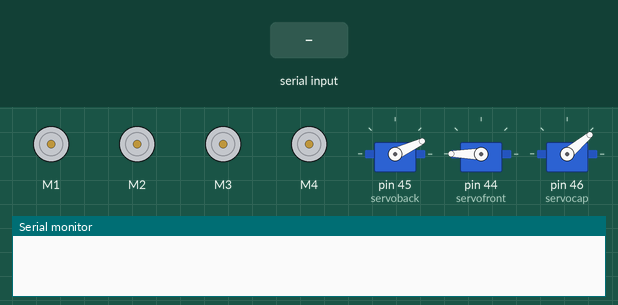
The sketch below on a simulated Arduino Mega 2560, built with avr-gcc and run on an emulated ATmega2560. Shown: 4 × DC motor (green arrow = forward, orange = backward, longer = faster), 3 × servo, the last lines printed to the serial monitor. Inputs (shaded band) come from the test bench.

Above: at 1.2 s.
1.3 s: byte 116 ('t') received over Serial
At 2.4 s:
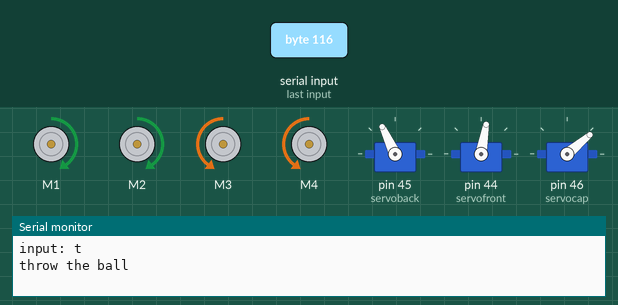
3.5 s: "s" received over Serial
At 4.7 s:
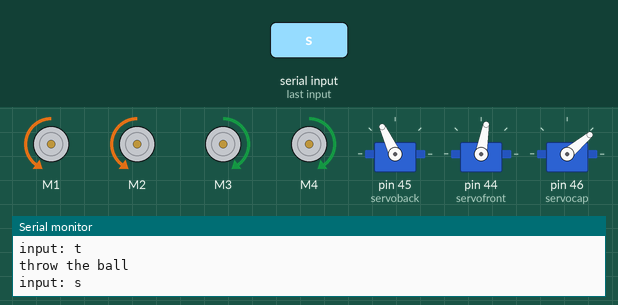
5.0 s: byte 104 ('h') received over Serial
At 5.9 s:
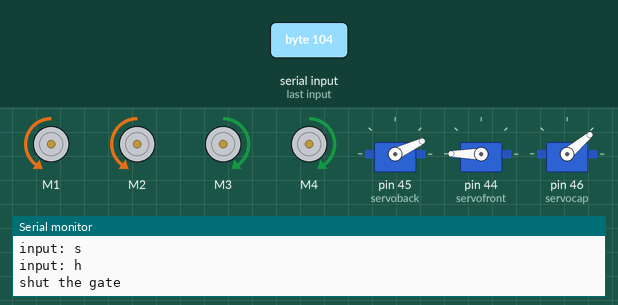
6.6 s: byte 107 ('k') received over Serial
At 7.1 s:
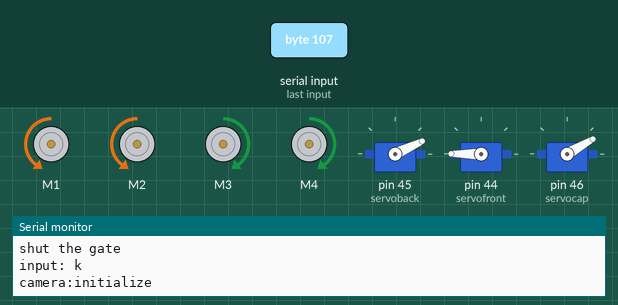
8.1 s: "w" received over Serial
At 9.3 s:
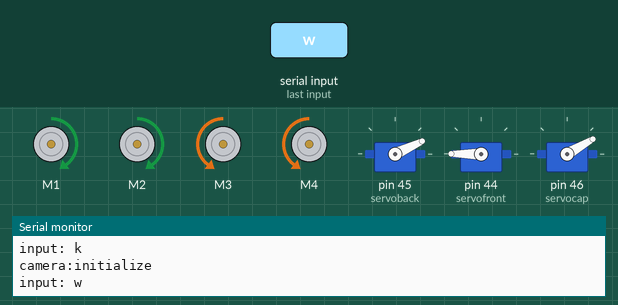
9.6 s: byte 105 ('i') received over Serial
At 10.6 s:
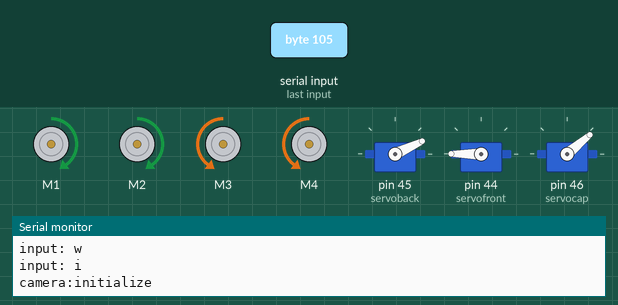
Timing chart, 0 to 12.1 s (numbered marks = the images above; inputs shaded):
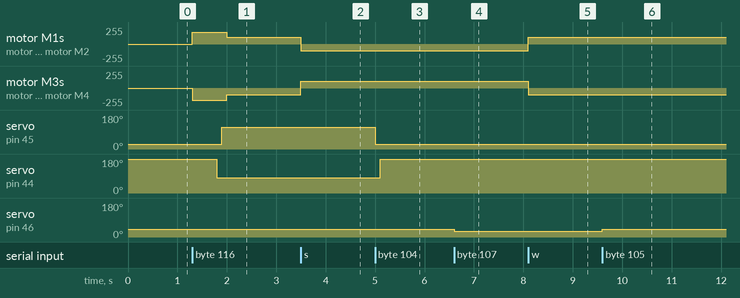

Measured:
- after the input at 1.3 s, motor M1, motor M2: stopped → forward 180/255 at once, → forward 100/255 0.70 s later; motor M3, motor M4: stopped → backward 180/255 at once, → backward 100/255 0.70 s later; servo on pin 45 (servoback): 25° → 115° after 0.60 s; servo on pin 44 (servofront): 180° → 80° after 0.50 s
- after the input at 3.5 s, motor M1, motor M2: forward 100/255 → backward 100/255 at once; motor M3, motor M4: backward 100/255 → forward 100/255 at once
- after the input at 5.0 s, servo on pin 45 (servoback): 115° → 25° at once; servo on pin 44 (servofront): 80° → 180° after 0.10 s
- after the input at 6.6 s, servo on pin 46 (servocap): 40° → 30° at once
- after the input at 8.1 s, motor M1, motor M2: backward 100/255 → forward 100/255 at once; motor M3, motor M4: forward 100/255 → backward 100/255 at once
- after the input at 9.6 s, servo on pin 46 (servocap): 30° → 40° at once

The sketch:

WholeControl.ino
```cpp
#include <AFMotor.h>
#include <Servo.h>

AF_DCMotor FrontRight(1); // 右前轮电机
AF_DCMotor BackRight(2); // 右后轮电机
AF_DCMotor BackLeft(3); // 左后轮电机
AF_DCMotor FrontLeft(4); // 左前轮电机
Servo servoback;//创建舵机对象
Servo servofront;
Servo servocap;
int servoangle = 40;

void setup() {
  FrontRight.setSpeed(150);
  BackRight.setSpeed(150);
  BackLeft.setSpeed(150);
  FrontLeft.setSpeed(150);
  Serial.begin(115200);
  servoback.attach(45, 500, 2500);
  servofront.attach(44, 500, 2500);
  servocap.attach(46, 500, 2500);
  servocap.write(40);
  servoback.write(25);//shut the back
  servofront.write(180); //shut the front

}

void loop() {
  if (Serial.available()) {

    char input = Serial.read();
    Serial.print("input: ");
    Serial.println(input);
    switch (input) {
      case 'w':
        FrontRight.run(FORWARD);
        BackRight.run(FORWARD);
        BackLeft.run(BACKWARD);
        FrontLeft.run(BACKWARD);
        break;
      case 'f':
        FrontRight.run(FORWARD);
        BackRight.run(FORWARD);
        BackLeft.run(BACKWARD);
        FrontLeft.run(BACKWARD);
        break;
      case 's':
        FrontRight.run(BACKWARD);
        BackRight.run(BACKWARD);
        BackLeft.run(FORWARD);
        FrontLeft.run(FORWARD);
        break;
      case 'b': // 后退两秒
        FrontRight.run(BACKWARD);
        BackRight.run(BACKWARD);
        BackLeft.run(FORWARD);
        FrontLeft.run(FORWARD);
        break;
      case 'a': // 左转
        FrontRight.setSpeed(200);
        BackRight.setSpeed(200);
        BackLeft.setSpeed(255);
        FrontLeft.setSpeed(255);
        FrontRight.run(BACKWARD);
        BackRight.run(BACKWARD);
        BackLeft.run(BACKWARD);
        FrontLeft.run(BACKWARD);
        break;
      case 'd': // 右转
        FrontRight.setSpeed(255);
        BackRight.setSpeed(255);
        BackLeft.setSpeed(200);
        FrontLeft.setSpeed(200);
        FrontRight.run(FORWARD);
        BackRight.run(FORWARD);
        BackLeft.run(FORWARD);
        FrontLeft.run(FORWARD);
        break;
      case 'z': // 左转90°
        FrontRight.run(BACKWARD);
        BackRight.run(BACKWARD);
        BackLeft.run(BACKWARD);
        FrontLeft.run(BACKWARD);
        break;
      case 'x': // 右转90°
        FrontRight.run(FORWARD);
        BackRight.run(FORWARD);
        BackLeft.run(FORWARD);
        FrontLeft.run(FORWARD);
        break;
      case 'p': // 停止
        FrontRight.run(RELEASE);
        BackRight.run(RELEASE);
        BackLeft.run(RELEASE);
        FrontLeft.run(RELEASE);
        break;
      case 'o':
        Serial.println("Open the gate");
        servofront.write(80); //open the front
        delay(100);
        servoback.write(115); //open the back
        delay(5);
        break;
      case 'h':
        Serial.println("shut the gate");
        servoback.write(25);//shut the back
        delay(100);
        servofront.write(180); //shut the front
        delay(5);
        break;
      case 'i': //initialize the camera
        servoangle = 40;
        servocap.write(servoangle);
        Serial.println("camera:initialize");
        break;
      case 'k': //camera settings in find the dog
        servoangle = 30;
        servocap.write(servoangle);
        Serial.println("camera:initialize");
        break;
      case 'c':
          Serial.println("turn the camera");//camera down
          // servocap.write(30);
          if (servoangle > 0){
            servocap.write(servoangle);
            servoangle -= 10;
          }
        break;
      case 't':
        Serial.println("throw the ball");
        FrontRight.setSpeed(180);
        BackRight.setSpeed(180);
        BackLeft.setSpeed(180);
        FrontLeft.setSpeed(180);
        FrontRight.run(FORWARD);
        BackRight.run(FORWARD);
        BackLeft.run(BACKWARD);
        FrontLeft.run(BACKWARD);
        delay(500);
        servofront.write(80); //open the front
        delay(100);
        servoback.write(115); //open the back
        delay(100);
        FrontRight.setSpeed(100);
        BackRight.setSpeed(100);
        BackLeft.setSpeed(100);
        FrontLeft.setSpeed(100);

      default:
        break;
    }
  }
}
```
